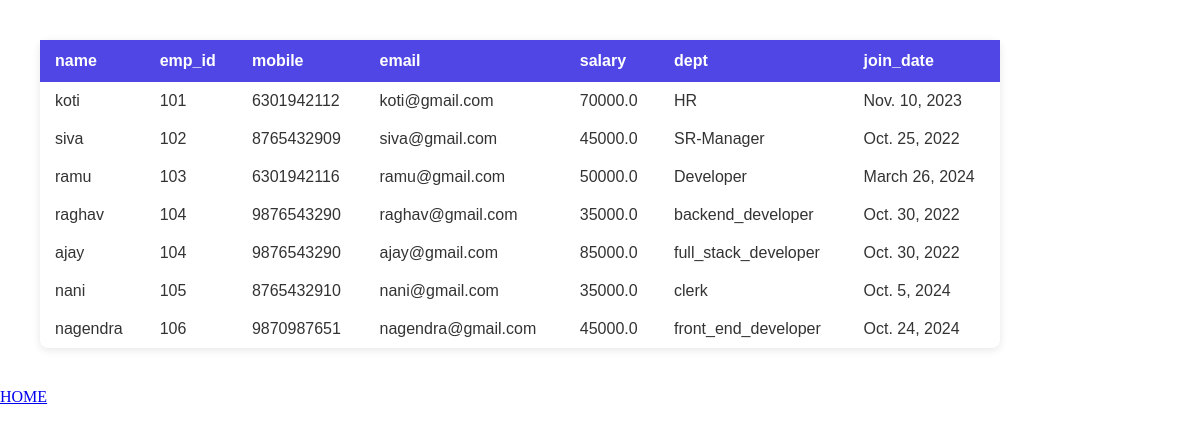
Page /maintable/ on the committed database.
### app1/models.py (models this page shows)
class employee_model(models.Model):
    name = models.CharField(max_length=50)
    emp_id = models.IntegerField()
    mobile = models.BigIntegerField()
    email = models.EmailField()
    salary = models.FloatField()
    dept = models.CharField()
    join_date = models.DateField()

### app1/views.py (the view)
# urls.py: path("maintable/",details,name='home'),
def details(request):
    data = employee_model.objects.all()
    context = {
        "data":data
    }
    return render(request,'frontend_app1/home.html',context)

### templates/frontend_app1/home.html (shortened to what this page needs)
{% load static %}
<!DOCTYPE html>
<html lang="en">
<head>
    <link rel="stylesheet" href="{% static 'CSS/tle.css' %}">
</head>
<body>
    <table>
        <tr>
            <th>name</th>
            <th>emp_id</th>
            <th>mobile</th>
            <th>email</th>
            <th>salary</th>
            <th>dept</th>
            <th>join_date</th>
        </tr>
        {% for i in data %}
        <tr>
            <td>{{i.name}}</td>
            <td>{{i.emp_id}}</td>
            <td>{{i.mobile}}</td>
            <td>{{i.email}}</td>
            <td>{{i.salary}}</td>
            <td>{{i.dept}}</td>
            <td>{{i.join_date}}</td>
        </tr>
        {% endfor %}
    </table>
    <a href="{% url 'homepage' %}">HOME</a>
</body>
</html>

### static/CSS/tle.css (style rules this page uses)
* { padding: 0; margin: 0; box-sizing: border-box; }
table { width: 80%; margin: 40px; border-collapse: collapse; font-family: sans-serif; font-size: 1rem; background-color: #fff; box-shadow: 0 2px 8px rgba(0, 0, 0, 0.1); border-radius: 8px; }
th { background-color: #4f46e5; color: white; padding: 12px 15px; text-align: left; font-weight: 600; }
td { padding: 10px 15px; color: #333; }

### rows in the picture
employee_model: name "koti", emp_id "101", mobile "6301942112", email "koti@gmail.com", salary "70000.0", dept "HR", join_date "Nov. 10, 2023"
employee_model: name "siva", emp_id "102", mobile "8765432909", email "siva@gmail.com", salary "45000.0", dept "SR-Manager", join_date "Oct. 25, 2022"
employee_model: name "ramu", emp_id "103", mobile "6301942116", email "ramu@gmail.com", salary "50000.0", dept "Developer", join_date "March 26, 2024"
employee_model: name "raghav", emp_id "104", mobile "9876543290", email "raghav@gmail.com", salary "35000.0", dept "backend_developer", join_date "Oct. 30, 2022"
employee_model: name "ajay", emp_id "104", mobile "9876543290", email "ajay@gmail.com", salary "85000.0", dept "full_stack_developer", join_date "Oct. 30, 2022"
employee_model: name "nani", emp_id "105", mobile "8765432910", email "nani@gmail.com", salary "35000.0", dept "clerk", join_date "Oct. 5, 2024"
employee_model: name "nagendra", emp_id "106", mobile "9870987651", email "nagendra@gmail.com", salary "45000.0", dept "front_end_developer", join_date "Oct. 24, 2024"
